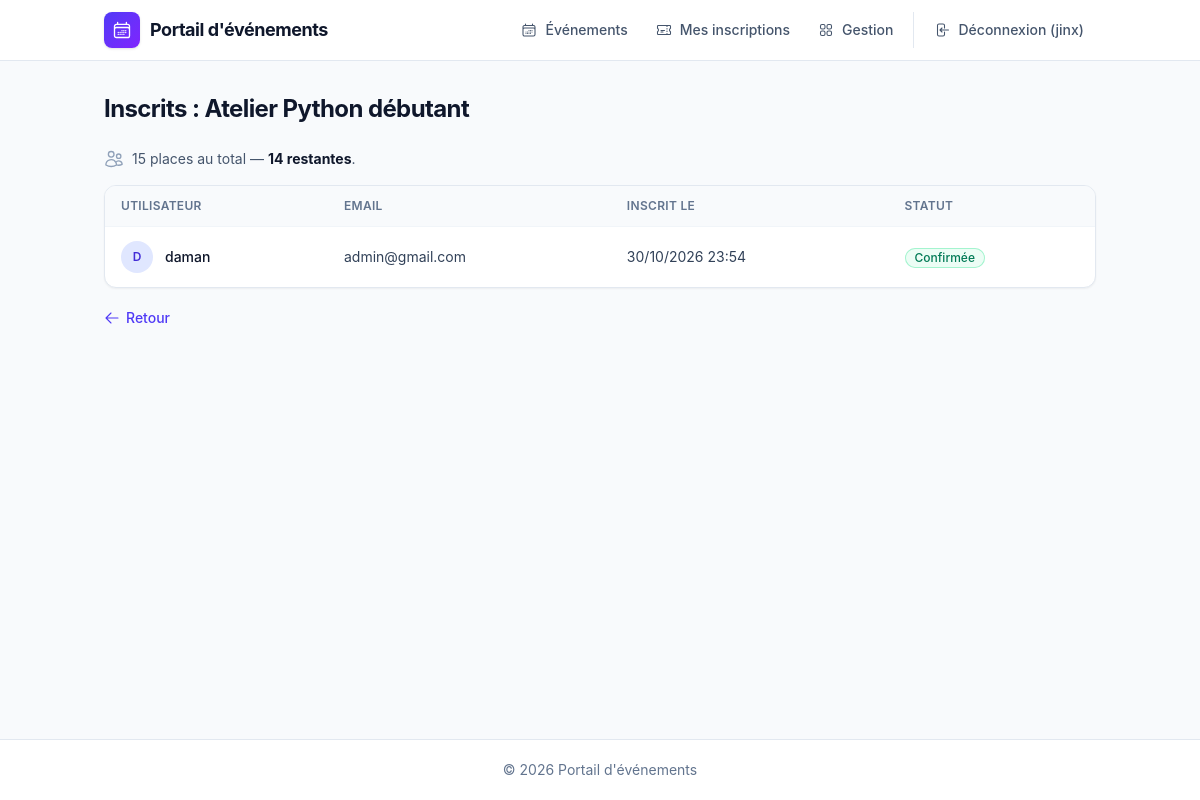
The app's page /gestion/1/inscrits/ (signed in), older data.
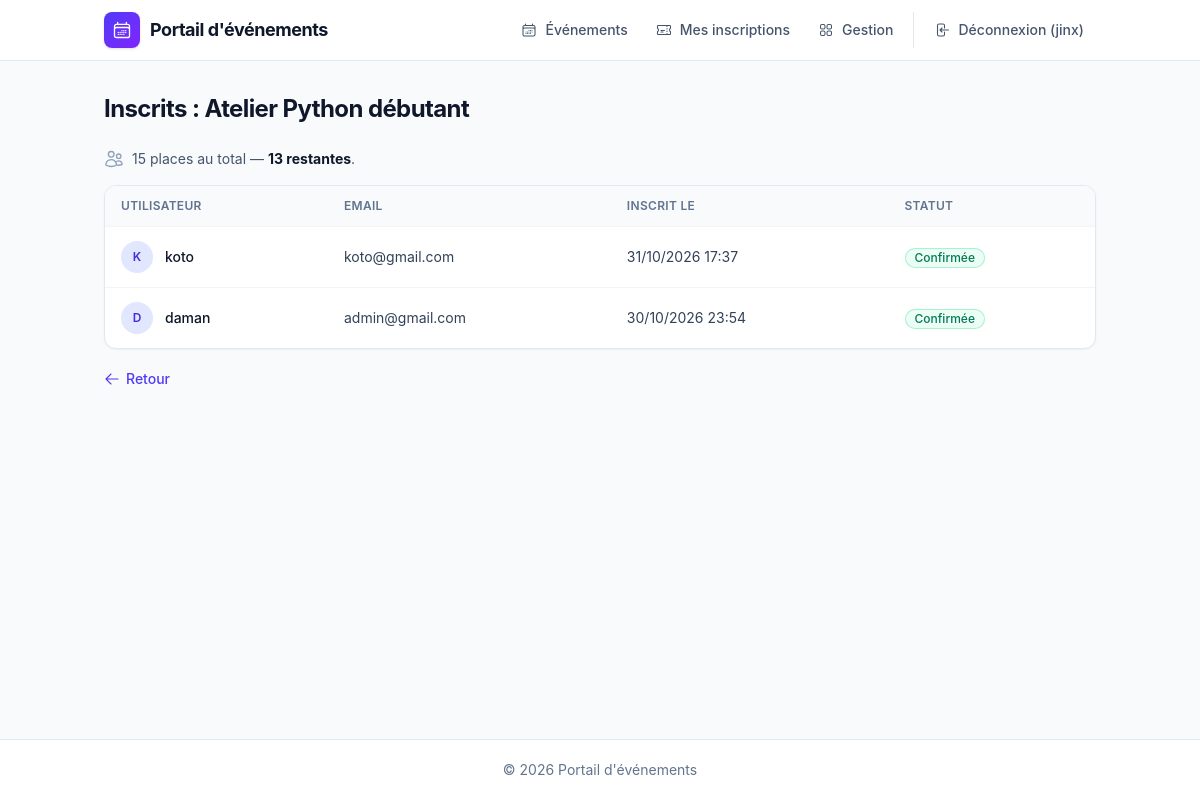
The same page, newer data.
### evenements/models.py (models this page shows, shortened)
class Evenement(models.Model):
    class Categorie(models.TextChoices):
        ATELIER = "atelier", "Atelier"
        CONFERENCE = "conference", "Conférence"
        RENCONTRE = "rencontre", "Rencontre"
    titre = models.CharField(max_length=200)
    description = models.TextField()
    date_evenement = models.DateTimeField("date et heure")
    lieu = models.CharField(max_length=200)
    capacite = models.PositiveIntegerField(
        "capacité", validators=[MinValueValidator(1, "La capacité doit être d'au moins 1.")]
    )
    categorie = models.CharField(
        "catégorie", max_length=20, choices=Categorie.choices, default=Categorie.ATELIER
    )
    class Meta:
        ordering = ["date_evenement"]
    @property
    def places_restantes(self):
        confirmees = self.inscriptions.filter(statut=Inscription.Statut.CONFIRMEE).count()
        return max(0, self.capacite - confirmees)

class Inscription(models.Model):
    class Statut(models.TextChoices):
        CONFIRMEE = "confirmee", "Confirmée"
        ANNULEE = "annulee", "Annulée"
    evenement = models.ForeignKey(Evenement, on_delete=models.CASCADE, related_name="inscriptions")
    utilisateur = models.ForeignKey(
        settings.AUTH_USER_MODEL, on_delete=models.CASCADE, related_name="inscriptions"
    )
    date_inscription = models.DateTimeField(auto_now_add=True)
    statut = models.CharField(max_length=20, choices=Statut.choices, default=Statut.CONFIRMEE)
    class Meta:
        unique_together = ("evenement", "utilisateur")  # pas de double inscription
        ordering = ["-date_inscription"]

### evenements/views.py (the view)
# urls.py: path("gestion/<int:pk>/inscrits/", views.inscrits_evenement, name="inscrits_evenement"),
@gestionnaire_requis
def inscrits_evenement(request, pk):
    evenement = get_object_or_404(Evenement, pk=pk)
    inscriptions = evenement.inscriptions.select_related("utilisateur")
    return render(request, "evenements/inscrits_evenement.html", {
        "evenement": evenement, "inscriptions": inscriptions
    })

### evenements/views.py (called while the page is built)
def gestionnaire_requis(vue):
    @wraps(vue)
    def _vue(request, *args, **kwargs):
        if not request.user.is_authenticated:
            return redirect_to_login(request.get_full_path())
        if not request.user.is_staff:
            raise PermissionDenied
        return vue(request, *args, **kwargs)
    return _vue

### templates/evenements/inscrits_evenement.html (shortened to what this page needs)
{% extends "base.html" %}
{% block content %}
<div class="page-header"><h1>Inscrits : {{ evenement.titre }}</h1></div>
<p class="meta-item mb-4">{% include "partials/icon.html" with name="users" cls="size-5" %}
  <span>{{ evenement.capacite|add:"0" }} places au total — <strong class="text-slate-900">{{ evenement.places_restantes }} restantes</strong>.</span></p>
<div class="table-wrap">
<table>
  <tr><th>Utilisateur</th><th>Email</th><th>Inscrit le</th><th>Statut</th></tr>
  {% for i in inscriptions %}
  <tr>
    <td><div class="flex items-center gap-3"><span class="avatar">{{ i.utilisateur.username|slice:":1" }}</span><span class="font-medium text-slate-900">{{ i.utilisateur.username }}</span></div></td>
    <td>{{ i.utilisateur.email }}</td>
    <td class="whitespace-nowrap">{{ i.date_inscription|date:"d/m/Y H:i" }}</td>
    <td><span class="badge {% if i.statut == 'confirmee' %}green{% else %}gray{% endif %}">{{ i.get_statut_display }}</span></td>
  </tr>
  {% empty %}<tr><td colspan="4" class="py-10 text-center text-slate-500">Aucune inscription.</td></tr>{% endfor %}
</table>
</div>
<a class="inline-flex items-center gap-1.5 text-sm font-medium" href="{% url 'gestion_evenements' %}">{% include "partials/icon.html" with name="arrow-left" %} Retour</a>
{% endblock %}

### templates/base.html (shortened to what this page needs)
{% load tailwind_tags %}<!DOCTYPE html>
<html lang="fr">
<head>
  {% tailwind_css %}
</head>
<body class="flex min-h-screen flex-col">
<header class="sticky top-0 z-30 border-b border-slate-200 bg-white/90 backdrop-blur">
  <nav class="mx-auto flex max-w-5xl flex-wrap items-center gap-x-1 gap-y-2 px-4 py-3">
    <a class="brand mr-auto" href="{% url 'liste_evenements' %}">
      <span class="brand-logo">{% include "partials/icon.html" with name="calendar-days" cls="size-5" %}</span>
      Portail d'événements
    </a>
    <a class="nav-link {% if request.resolver_match.url_name == 'liste_evenements' %}is-active{% endif %}" href="{% url 'liste_evenements' %}">
      {% include "partials/icon.html" with name="calendar-days" %} Événements
    </a>
    {% if user.is_authenticated %}
      <a class="nav-link {% if request.resolver_match.url_name == 'mes_inscriptions' %}is-active{% endif %}" href="{% url 'mes_inscriptions' %}">
        {% include "partials/icon.html" with name="ticket" %} Mes inscriptions
      </a>
      {% if user.is_staff %}
      <a class="nav-link {% if request.resolver_match.url_name == 'gestion_evenements' %}is-active{% endif %}" href="{% url 'gestion_evenements' %}">
        {% include "partials/icon.html" with name="grid" %} Gestion
      </a>
      {% endif %}
      <form method="post" action="{% url 'deconnexion' %}" class="m-0 ml-1 border-l border-slate-200 pl-2">{% csrf_token %}
        <button type="submit" class="nav-link">
          {% include "partials/icon.html" with name="logout" %} Déconnexion ({{ user.username }})
        </button>
      </form>
    {% else %}
      <a class="nav-link" href="{% url 'connexion' %}">{% include "partials/icon.html" with name="login" %} Connexion</a>
      <a class="btn sm" href="{% url 'creer_compte' %}">{% include "partials/icon.html" with name="user-plus" %} Créer un compte</a>
    {% endif %}
  </nav>
</header>
<main class="mx-auto my-8 w-full max-w-5xl flex-1 px-4">
  {% block content %}{% endblock %}
</main>
<footer class="border-t border-slate-200 bg-white">
  <div class="mx-auto max-w-5xl px-4 py-5 text-center text-sm text-slate-500">
    &copy; {% now "Y" %} Portail d'événements
  </div>
</footer>
</body>
</html>

Row changes from the older to the newer data that the page shows:
computed for Evenement "Atelier Python débutant": places_restantes "14" → "13"
added Inscription: utilisateur.username "K", utilisateur.username "koto", utilisateur.email "koto@gmail.com", date_inscription "31/10/2026 17:37", statut "Confirmée"
